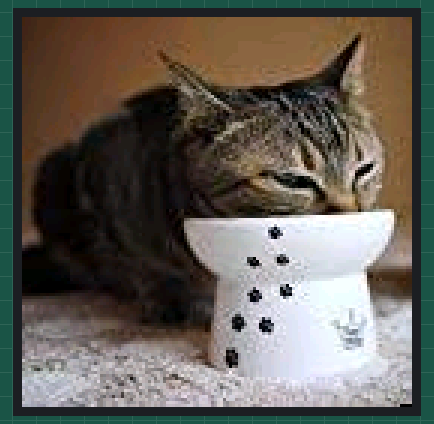
A sketch run on a simulated ESP8266 (NodeMCU). Shown: 130×130 colour display.

Above: at 0.3 s.

The sketch:

SSD1283A.ino
```cpp
// IMPORTANT: LCDWIKI_SPI LIBRARY MUST BE SPECIFICALLY
// CONFIGURED FOR EITHER THE TFT SHIELD OR THE BREAKOUT BOARD.

//This program is a demo of how to display scroll.

//when using the BREAKOUT BOARD only and using these hardware spi lines to the LCD,
//the SDA pin and SCK pin is defined by the system and can't be modified.
//if you don't need to control the LED pin,you can set it to 3.3V and set the pin definition to -1.
//other pins can be defined by youself,for example
//pin usage as follow:
//                 CS  A0/DC  RESET  SDA  SCK  LED    VCC     GND
//ESP8266 D1 nimi  D1   D3     D2    D7   D5   D4   5V/3.3V   GND

//Remember to set the pins to suit your display module!
/********************************************************************************
  @attention

  THE PRESENT FIRMWARE WHICH IS FOR GUIDANCE ONLY AIMS AT PROVIDING CUSTOMERS
  WITH CODING INFORMATION REGARDING THEIR PRODUCTS IN ORDER FOR THEM TO SAVE
  TIME. AS A RESULT, QD electronic SHALL NOT BE HELD LIABLE FOR ANY
  DIRECT, INDIRECT OR CONSEQUENTIAL DAMAGES WITH RESPECT TO ANY CLAIMS ARISING
  FROM THE CONTENT OF SUCH FIRMWARE AND/OR THE USE MADE BY CUSTOMERS OF THE
  CODING INFORMATION CONTAINED HEREIN IN CONNECTION WITH THEIR PRODUCTS.
**********************************************************************************/
#include <LCDWIKI_GUI.h> //Core graphics library
#include <LCDWIKI_SPI.h> //Hardware-specific library
#include "font.h"
#include "cat.h"
#include "kitty.h"

//paramters define
#define MODEL SSD1283A
#define CS   D1
#define CD   D3
//#define SDA  A2   //if you use the hardware spi,this pin is no need to set
//#define SCK  A1   //if you use the hardware spi,this pin is no need to set
#define RST  D2
#define LED  D4   //if you don't need to control the LED pin,you should set it to -1 and set it to 3.3V

//the definiens of hardware spi mode as follow:
//if the IC model is known or the modules is unreadable,you can use this constructed function
LCDWIKI_SPI my_lcd(MODEL, CS, CD, RST, LED);

#define  BLACK   0x0000
#define BLUE    0x001F
#define RED     0xF800
#define GREEN   0x07E0
#define CYAN    0x07FF
#define MAGENTA 0xF81F
#define YELLOW  0xFFE0
#define WHITE   0xFFFF

char *color_name[] = { "BLUE", "GREEN", "RED", "WHITE" , "CYAN", "MAGENTA", "YELLOW"};
uint16_t color_mask[] = { 0x001F, 0x07E0, 0xF800, 0xFFFF, 0x07FF, 0xF81F, 0xFFE0 };
// covert images
// http://www.rinkydinkelectronics.com/_t_doimageconverter565.php

void show_pic(void)
{
  int i;
    my_lcd.Set_Addr_Window(0, 0, 129 , 129);
    my_lcd.Push_Any_Color((uint16_t*)kitty, 16900, 1, 1);
  //  my_lcd.Set_Addr_Window(0, 0, 9, 9);
  //  my_lcd.Push_Any_Color((uint8_t*)ran, 10000, 1, 1);
//  my_lcd.Draw_Bit_Map( 0, 0, 160, 160, cat, 1);
  //        my_lcd.Draw_Rectangle(20, 40, 80, 80);

}


void setup()
{
  Serial.begin(9600);
  my_lcd.Init_LCD();
  my_lcd.Fill_Screen(BLACK);
  show_pic();
}

void loop()
{

}
```

Source omitted: cat.h (data table, 247722 bytes), font.h (data table, 135816 bytes), kitty.h (data table, 163406 bytes)
